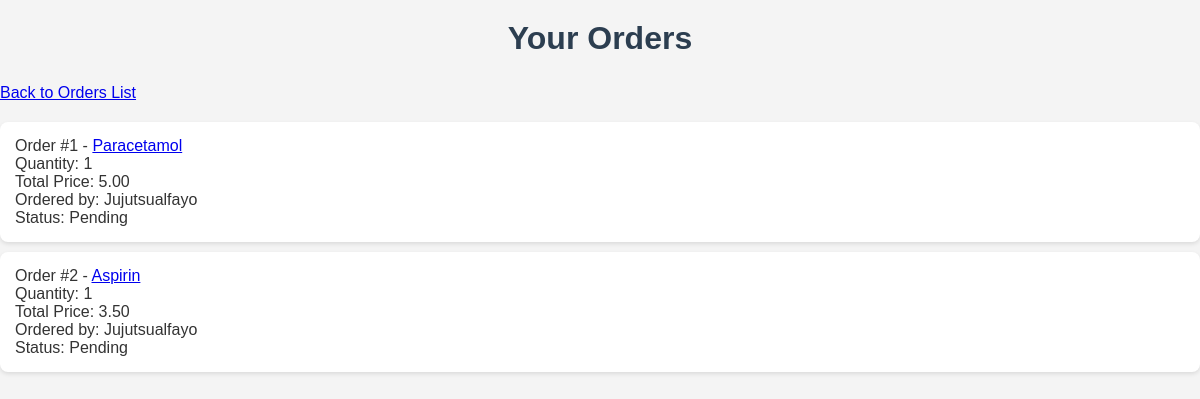
Before: /orders/list/ (signed in) with the older database file.
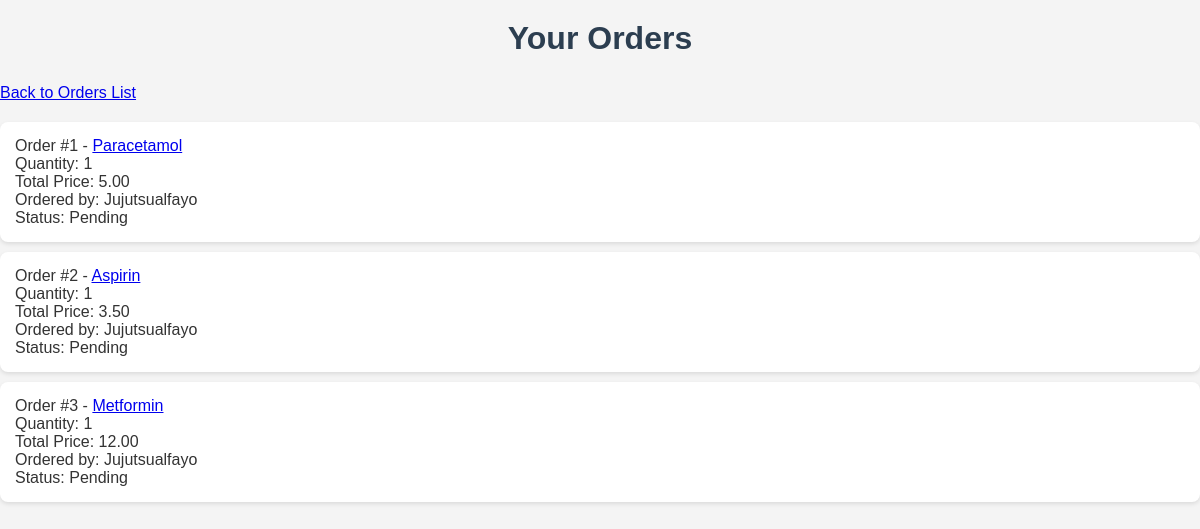
After: the same page with the newer database file.
### orders/models.py (models this page shows, shortened)
class Order(models.Model):
    user = models.ForeignKey(User, on_delete=models.CASCADE, related_name='orders')
    drug = models.ForeignKey(Drug, on_delete=models.CASCADE)
    quantity = models.PositiveIntegerField()
    total_price = models.DecimalField(max_digits=10, decimal_places=2)
    status = models.CharField(max_length=50, choices=[('Pending', 'Pending'), ('Shipped', 'Shipped'), ('Delivered', 'Delivered')], default='Pending')
    created_at = models.DateTimeField(auto_now_add=True)

### drugs/models.py (models this page shows, shortened)
class Drug(models.Model):
    name = models.CharField(max_length=200, unique=True)
    category = models.CharField(max_length=100)
    description = models.TextField(blank=True, null=True)
    manufacturer = models.CharField(max_length=200)
    expiry_date = models.DateField(null=True, blank=True)  # Allow NULL for expiry_date
    price = models.DecimalField(max_digits=10, decimal_places=2)
    stock_quantity = models.PositiveIntegerField(default=0)
    minimum_stock = models.PositiveIntegerField(default=10)
    created_at = models.DateTimeField(auto_now_add=True)
    updated_at = models.DateTimeField(auto_now=True)

### orders/views.py (the view)
# urls.py: path('list/', views.order_list, name='order_list'),
@login_required
def order_list(request):
    orders = Order.objects.filter(user=request.user)
    return render(request, 'orders/order_list.html', {'orders': orders})

### orders/templates/orders/order_list.html (shortened to what this page needs)
{% load static %}
<!DOCTYPE html>
<html lang="en">
<head>
    <link rel="stylesheet" href="{% static 'css/orders.css' %}">
</head>
<body>
    <h2>Your Orders</h2>
    <a href="{% url 'orders:order_list' %}">Back to Orders List</a>
    {% if orders %}
        <ul>
            {% for order in orders %}
                <li>
                    Order #{{ order.id }} - <a href="{% url 'orders:order_detail' order.id %}">{{ order.drug.name }}</a><br>
                    Quantity: {{ order.quantity }}<br>
                    Total Price: {{ order.total_price }}<br>
                    Ordered by: {{ order.user.username }}<br>
                    {% if order.status %}
                        Status: {{ order.status }}<br>
                    {% endif %}
                </li>
            {% endfor %}
        </ul>
    {% else %}
        <p>No orders available.</p>
    {% endif %}
</body>
</html>

### static/css/orders.css (style rules this page uses)
body { font-family: Arial, sans-serif; background-color: #f4f4f4; color: #333; margin: 0; padding: 0; }
h2 { color: #2c3e50; font-size: 2rem; text-align: center; margin-top: 20px; }
ul { list-style-type: none; padding: 0; margin-top: 20px; }
li { background-color: #fff; padding: 15px; margin: 10px 0; border-radius: 8px; box-shadow: 0 2px 4px rgba(0, 0, 0, 0.1); }

Changed rows visible on the page:
added Order: id "3", drug.name "Metformin", quantity "1", total_price "12.00", user.username "Jujutsualfayo", status "Pending"
